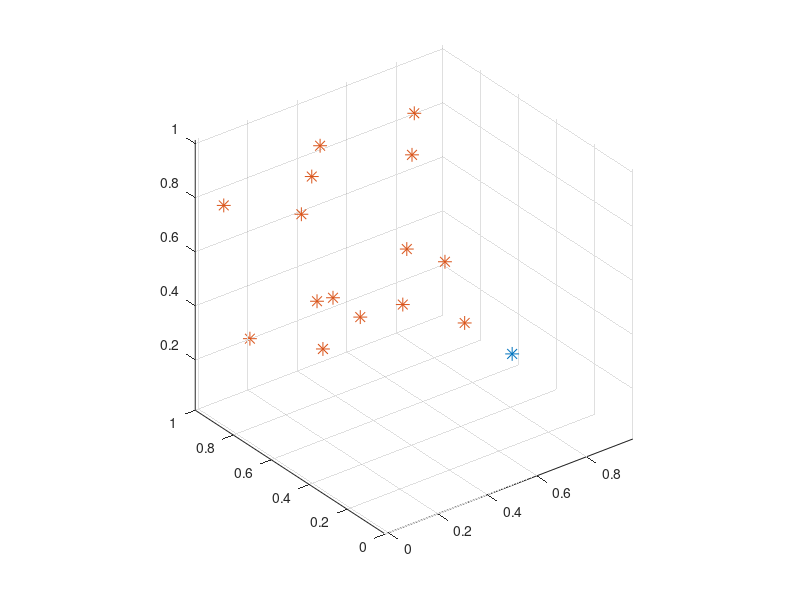

Reproduce this figure in MATLAB. (Note: this script raises an error after producing the figure.)
% Octave script to generate a tree network with the desired order of
% bifurcations. The network bifurcates the first time along the z 
% direction, the second on the x direction, and so on, proceeding 
% along the y direction. It also provide a random effect on the 
% final position of each node, but the first two, that are fixed.
% The network is contained in a 3D cube with unitary side.
% 
% Input parameters:
%	n = number of the order of bifurcation (at least 2 to obtain
%		a Y configuration.
%	re = random effect to apply to the nodes. When the new node 
%		is generated, a draw, multiplied by re, from a uniform 
%		between -1 and 1 is added to each coordinate. We perform
%		checks not to go out of bounds
%	out_filanem = name of the output file. Please, always put it 
%		in the data/ folder

close all
clear all
clc

% Number of order of bifurcation
n = 4;
% Setting random effect
re = 0.05;
% Output file name
out_filename = 'data/bifurcation_network.txt'

% Box lenght: unitary
L = 1;
% Initial point:
init = [0.5,0,0.5];

% y step size:
h_y = L/n;
% x step size:
h_x = L/(n-1);
% z step size
h_z = L/(n-2);

% Storing the points: (iteration 0)
points = init;

% First step: linear till the first next point (iteration 1)
new_point = [ init(1), init(2)+h_y, init(3)];
points = [points, new_point];   % I use the notation 'source' 'target'
% From the second iteration
for i = 2:n
    new_points = [];
    num_old_point_to_bifurcate = 2^(i-2);    
    for j = 0:num_old_point_to_bifurcate-1 %to set the indices in the proper way
    %If it is a an odd iteration, split on plane z
    if mod(i,2) == 0
        new_point1 = [points(end-j,4) - h_x/2 + re*(-1+2*rand(1)), ...
                      points(end-j,5) + h_y + re*(-1+2*rand(1)), ...
                      points(end-j,6) + re*(-1+2*rand(1))];
        new_point2 = [points(end-j,4) + h_x/2 + re*(-1+2*rand(1)), ...
                      points(end-j,5) + h_y + re*(-1+2*rand(1)), ...
                      points(end-j,6) + re*(-1+2*rand(1))];
    end
    % If it is an even iteration, split on plane x
    if mod(i,2) == 1
        new_point1 = [points(end-j,4) + re*(-1+2*rand(1)), ...
                      points(end-j,5) + h_y + re*(-1+2*rand(1)), ....
                      points(end-j,6) - h_z/2 + re*(-1+2*rand(1))];
        new_point2 = [points(end-j,4) + re*(-1+2*rand(1)), ...
                      points(end-j,5) + h_y + re*(-1+2*rand(1)), ...
                      points(end-j,6) + h_z/2 + re*(-1+2*rand(1))];
    end
    % Now we control wheter the new points are out of bound
    for k = 1:3
        if new_point1(1,k) - 1 < -1 %coordinate < 0
            new_point1(1,k) = 0;
        elseif new_point1(1,k) - 1 > 0 %coordinate > 1
            new_point1(1,k) = 1;
        end
        if new_point2(1,k) -1 < -1 %coordinate < 0
            new_point2(1,k) = 0;
        elseif new_point2(1,k) - 1 > 0 %coordinate > 1
            new_point2(1,k) = 1;            
        end
    end
    % Storing temporary points
    new_points = [new_points; points(end-j,4:6), new_point1];
    new_points = [new_points; points(end-j,4:6), new_point2];
    end
    % Storing all new points of this iteration
    points = [points; new_points];
end

% Plotting first point
plot3(points(1,1), points(1,2), points(1,3), '*', 'MarkerSize', 10)
% Plotting all other points
hold on
plot3(points(:,4), points(:,5), points(:,6), '*', 'MarkerSize', 10)
grid on
axis equal

% Printing the output on a txt file
dlmwrite(out_filename, points, 'delimiter', '\t', 'precision', '%.8f');
